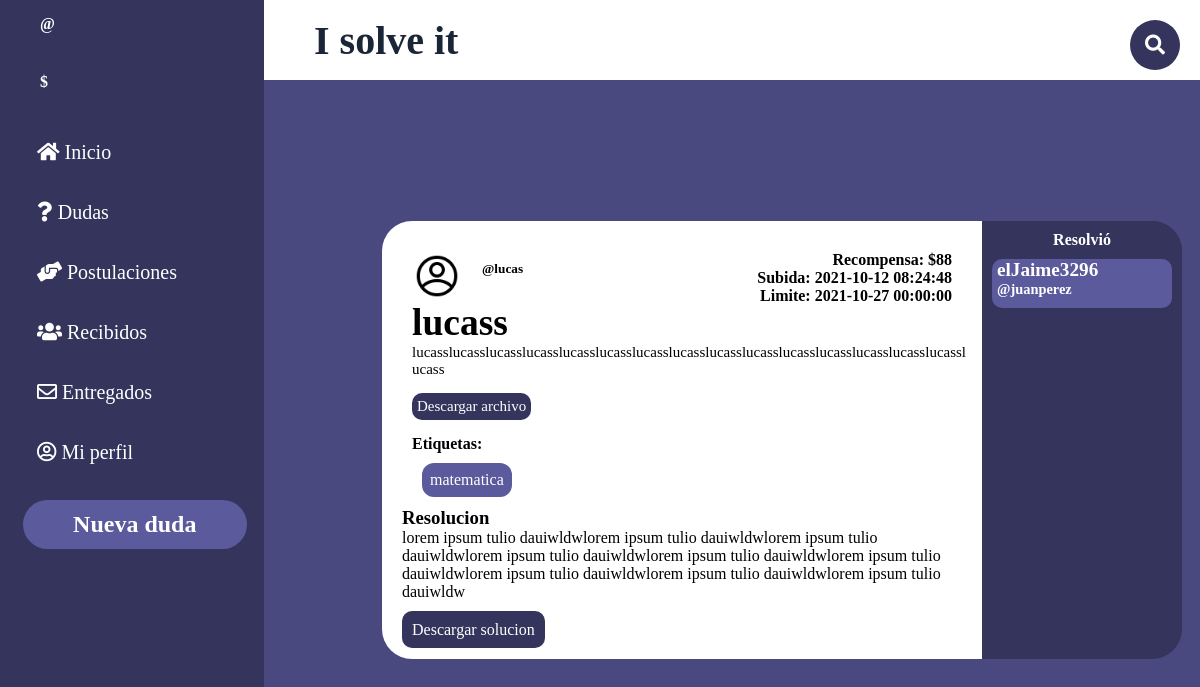
/PaginasBalsamiq/dentro-publicacion.php?id=8, run on the app's committed database.
### tables this page shows
CREATE TABLE `usuario` (
  `id_us` int(11) NOT NULL,
  `username` varchar(20) NOT NULL,
  `nombre` varchar(20) NOT NULL DEFAULT 'Nuevo usuario',
  `pass` varchar(200) NOT NULL,
  `mail` varchar(100) NOT NULL,
  `estrellas` int(2) DEFAULT NULL,
  `empleo` tinyint(1) NOT NULL,
  `descripcion` varchar(256) DEFAULT '"Hola. Soy un nuevo usuario de I Solve It. Espero que podamos ayudarnos mutuamente!',
  `tag` varchar(100) NOT NULL DEFAULT 'matematica,historia,literatura',
  `tokens` double NOT NULL,
  `imagen` int(11) NOT NULL DEFAULT 0
);

CREATE TABLE `consulta` (
  `id_consulta` int(11) NOT NULL,
  `id_us` int(11) NOT NULL,
  `titulo` varchar(20) NOT NULL,
  `descripcion` varchar(280) NOT NULL,
  `recompensa` float NOT NULL,
  `fecha_subida` datetime NOT NULL DEFAULT current_timestamp(),
  `fecha_limite` datetime NOT NULL,
  `archivo` varchar(50) NOT NULL
);

CREATE TABLE `tag` (
  `id` int(11) NOT NULL,
  `tag` varchar(30) NOT NULL
);

CREATE TABLE `entregado` (
  `id` int(11) NOT NULL,
  `id_cons` int(11) NOT NULL,
  `id_us` int(11) NOT NULL,
  `descripcion` varchar(255) DEFAULT NULL,
  `archivo` varchar(50) NOT NULL
);

### PaginasBalsamiq/dentro-publicacion.php (the view, shortened to what this page needs)
<!DOCTYPE html>
<html lang="es">
    <head>
        <link rel="stylesheet" href="NO_TOCAR.css">
        <link rel="stylesheet" href="style2.css">
        <link rel="stylesheet" href="dentro-publicacion.css">
        <link rel="stylesheet" href="https://use.fontawesome.com/releases/v5.6.3/css/all.css">
        </head>
<body class="grid_container">
    <?php
        include('../ImplementarPHP/config.php');
    ?>
    <header class="header">
    <h1 class="ISolveIt">I solve it</h1>
        <div class="buscador">
            <div class="btn">
                <i class="fas fa-search icon"></i>
            </div>
        </div>
    </header>
    <aside class="sidebar">
        <div class="sidebar_usuario">
            <h5 class="h5">@<?php echo $_SESSION['username']?></h5>
            <h5 class="h5">$<?php echo $_SESSION['tokens']?></h5>
        </div>
        <div class="sidebar_menu">
            <ul>
                <li class="botones_sidebar"><a class="a" href="inicio.php"><i class="fas fa-home"></i> Inicio</a></li>
                <li class="botones_sidebar"><a class="a" href="misdudas.php"><i class="fas fa-question"></i> Dudas</a></li>
                <li class="botones_sidebar"><a class="a" href="postulaciones.php"><i class="fas fa-hands-helping"></i> Postulaciones</a></li>
                <li class="botones_sidebar"><a class="a" href="recibidos.php"><i class="fas fa-users"></i> Recibidos</a></li>
                <li class="botones_sidebar"><a class="a" href="entregados.php"><i class="far fa-envelope"></i> Entregados</a></li>
                <li class="botones_sidebar"><a class="a" href="perfil.php"><i class="far fa-user-circle"></i> Mi perfil</a></li>
            </ul>
        </div>
        <a href="nuevaPublicacion.php"><h2 class="h2">Nueva duda</h2></a>
    </aside>
    <div class="main">
        <?php
            $i = 0;
            $conCon = $conn->prepare("SELECT * FROM consulta WHERE id_consulta = '".$_GET['id']."'");
            $conCon ->execute();
            $resCon = $conCon->fetch(PDO::FETCH_ASSOC);
            $conus = $conn->prepare("SELECT * FROM usuario WHERE id_us = '".$resCon['id_us']."'");
            $conus ->execute();
            $resus = $conus->fetch(PDO::FETCH_ASSOC);
            echo'
                <div class="generalCont">
                    <div class="publicacion">
                        <div class="data">
                            <div class="envolvedor">
                                <div class="envolvedor">
                                    <img class="foto" src="recursos/fotoPerfil/0.png" alt="">
                                    <div class="posteo_datosusuario">
                                        <h4>'.$resus['nombre'].'</h4>
                                        <h5>@'.$resus['username'].'</h5>
                                    </div>
                                </div>
                                <div class="posteo_recompensa_fecha">
                                    <h4>Recompensa: $'.$resCon['recompensa'].'</h4>
                                    <h4>Subida: '.$resCon['fecha_subida'].'</h4>
                                    <h4>Limite: '.$resCon['fecha_limite'].'</h4>
                                </div>
                            </div>
                        </div>
                        <div class="cuerpo">
                            <h2>'.$resCon['titulo'].'</h2>
                            <p class="desc">'.$resCon['descripcion'].'
                            <div class="archivo_consulta">
                                <a href="'.$resCon['archivo'].'" download>Descargar archivo</a>
                            </div>
                        </div>
                        <div class="envolvedor">
                            <div class="tags">
                                <h4>Etiquetas: </h4>
                                <ul class="tags_list">
            ';
            $conTagCons = $conn->prepare("SELECT tag_cons FROM tag_cons WHERE id_cons = '".$resCon['id_consulta']."'");
            $conTagCons ->execute();
            while($resultadoTagCons = $conTagCons->fetch(PDO::FETCH_ASSOC)){
                $conTag = $conn->prepare("SELECT tag FROM tag WHERE id = '".$resultadoTagCons['tag_cons']."'");
                $conTag ->execute();
                while($resTag = $conTag->fetch(PDO::FETCH_ASSOC)){
                                echo'<li class="tag">'.$resTag['tag'].'</li>';
                }
            }
            echo'
                                </ul>
                            </div>
            ';
$conEnt = $conn->prepare("SELECT * FROM entregado WHERE id_cons = '".$_GET['id']."'");
$conEnt ->execute();
if($resEnt = $conEnt->fetch(PDO::FETCH_ASSOC)){
    echo'
                        </div>
                            <div class="resolucion">
                                <h3 class="resolucionText">Resolucion</h3>
                                <p class="explicacion">
                                    '.$resEnt['descripcion'].'
                                </p>
                                <div class="archivo">
                                    <a href="'.$resEnt['archivo'].'" download>Descargar solucion</a>
                                </div>
                            </div>
                        </div>
                        <div class="postulantesDiv">
                            <div class="postulantesCuerpo">
                                <h4 class="postulados_dudas">Resolvió</h4>
                                <ul class="postuladosLista">
    ';
    $conEntUs = $conn->prepare("SELECT * FROM usuario WHERE id_us = '".$resEnt['id_us']."'");
    $conEntUs ->execute();
    while($resEntUs = $conEntUs->fetch(PDO::FETCH_ASSOC)){
        echo'
                                    <li class="postulanteLi">
                                        <div class="envolvedor">
                                            <div class="userdata">
                                                <h5 class="nombre_postulado">'.$resEntUs['nombre'].'</h5>
                                                <h6 class="usuario_postulado">@'.$resEntUs['username'].'</h6>
                                            </div>
                                        </div>
                                    </li>
        ';
    }
    echo'
                                </ul>
                            </div>
                        </div>
                    </div>
                </div>
    ';
}else if($resCon['id_us'] != $_SESSION['id_us']){
    $conConcAsig = $conn->prepare("SELECT id FROM asignado WHERE id_consulta = '".$_GET['id']."'");
    $conConcAsig ->execute();
    if($resConcAsig = $conConcAsig->fetch(PDO::FETCH_ASSOC)){
        echo'
            </div>
            <div class="entrega">
                <button class="btnEntrega" onclick="Alternar()">entregar</button>
                <div class="entregarCanvas" style="display:none" id="entregarCanvas">
                    <div class="entregarDiv">
                        <form class="formulario" action="../ImplementarPHP/entregar.php" method="POST" id="formEntregar" enctype="multipart/form-data">
                            <h2 class="entregar_trabajo">Entregar trabajo</h2>
                            <div class="contenedor">
                                <div class="envolvedor">
                                    <div class="input-contenedor">
                                        <label for="descripcion_entrega"></label>
                                        <input type="text" id="descripcion_entrega" name="descripcion" placeholder="Explica un poco la resolucion del problema" required>
                                    </div>
                                    <div class="trash">
                                        <div class="input-contenedor-2">
                                            <label class="archivo-entrega" for="archivo">Subir archivo</label>
                                            <input type="file" id="archivo" name="fileToUpload" id="fileToUpload" required style="display:none">
                                        </div>
                                        <input name="id_cons" type="hidden" value="'.$_GET['id'].'"></input>
                                        <div class="boton_canvas_definitivo">
                                            <input class="boton_canvas" name="entregar" type="submit" value="entregar" id="entregar" form="formEntregar"></input>
                                            <input class="boton_canvas" type="submit" value="cancelar" onclick="Alternar()"></input>
                                        </div>
                                    </div>
                                </div>
                            </div>
                        </form>
                    </div>
                </div>
            </div>
        ';
    }else{
        $conConc = $conn->prepare("SELECT id_concurso FROM concurso WHERE (id_us = '".$_SESSION['id_us']."' AND id_consulta = '".$_GET['id']."')");
        $conConc ->execute();
        if($resConc = $conConc->fetch(PDO::FETCH_ASSOC)){
        echo'
                        <div class="cancelar_postulante">
                            <form action="../ImplementarPHP/postular-cancelar.php" method="POST" id="cancelar'.$i.'">
                                <input type="hidden" name="id_cons" value="'.$_GET['id'].'">
                                <input type="hidden" name="dir" value="Location:../PaginasBalsamiq/dentro-publicacion.php?id='.$_GET['id'].'">
                                <input value="Cancelar postulacion" type="submit" class="postularBtn2" name="cancelar" form="cancelar'.$i.'" style="cursor:pointer">
                            </form>
                        </div>
                    </div>
                </div>
            ';
        }else{
            echo'
                        <div class="cancelar_postulante">
                            <form action="../ImplementarPHP/postular-cancelar.php" method="POST" id="postular'.$i.'">
                                <input type="hidden" name="id_cons" value="'.$_GET['id'].'">
                                <input type="hidden" name="dir" value="Location:../PaginasBalsamiq/dentro-publicacion.php?id='.$_GET['id'].'">
                                <input value="Postularme" type="submit" class="postularBtn2" name="postular" form="postular'.$i.'" style="cursor:pointer">
                            </form>
                        </div>
                    </div>
                </div>
            ';
        }
    }
}
        ?>
</body>
</html>

### PaginasBalsamiq/NO_TOCAR.css (style rules this page uses)
a { text-decoration: none; color: white }
.buscador { width: 220px; height: 30px; padding: 5px; display: flex; justify-content: right; }
.btn { position:absolute; margin-top: -10px; right:0; height: 50px; width: 50px; line-height: 50px; background-color: #34345c; text-align: center; color: white; font-size: 20px; border-radius: 50%; cursor: pointer; margin-right: 20px; }

### PaginasBalsamiq/style2.css (style rules this page uses)
* { margin: 0; padding: 0; box-sizing: border-box; font-family: "corbel"; }
html { height: 100%; }
body { min-height: 100%; }
.grid_container { display: grid; grid-template: "sidebar header" 10vh "sidebar main" 90vh/ 22% auto; }
.header { background-color: white; grid-area: header; display: grid; align-items: center; grid-template: "titu busc" / auto 25% }
.ISolveIt { grid-area: titu; text-align: left; margin-left: 50px; color:#1a2537; font-size: 2.5rem; }
.a { font-size: 20px; text-decoration: none; color:white; padding: 10px; background-color: none; border-radius:50px ; }
a { text-decoration: none; }
.sidebar { background-color: #34345c; grid-area: sidebar; text-align: center; color:rgb(26, 21, 21); border-right:1px solid #34345c; }
.h2 { background-color: #5a5a9c; color:white; border-radius: 30px; padding:11px; width: 85%; margin-left: 23px; margin-top: 10%; }
.h5 { color:white; text-align: left; margin:40px; font-size: 1rem; }
.main { background-color: #494980; grid-area: main; overflow-y: scroll; position: relative; }
.botones_sidebar { margin: 17px; padding: 10px; list-style: none; text-align: left; }
.posteo_datosusuario { padding: 10px; }

### PaginasBalsamiq/dentro-publicacion.css (style rules this page uses)
.generalCont { display: flex; background-color: aqua; height: fit-content; background-color: white; border-radius: 30px; text-align: left; width: 700px; margin: auto; position: absolute; top: 0; bottom: 0; left: 0; right: 0; }
.publicacion { width: auto; min-width: 80%; position: relative; margin: 20px; }
.postulantesDiv { width: 20%; background-color: #34345c; position: relative; border-top-right-radius:30px; border-bottom-right-radius: 30px; color:white; text-align: left; width: max-content; }
.postulados_dudas { text-align: center; padding-top: 10px; }
.postulantesCuerpo { background-color: #34345c; border-top-right-radius:30px; border-bottom-right-radius: 30px; width:200px; }
.postulanteLi { background-color: #5a5a9c; margin: 10px; padding-bottom: 10px; height: max-content; list-style: none; border-radius: 10px; }
.nombre_postulado { font-size: 1.2rem; margin-left: 5px; }
.usuario_postulado { font-size: 0.9rem; margin-left: 5px; }
.posteo_datosusuario { padding: 10px; }
.tag { background-color: #5a5a9c; color: white; border-radius: 12px; padding: 8px; margin: 10px; width: max-content; }
.tags_list { list-style: none; display: flex; }
.cuerpo { font-size: 25px; margin-left: 10px; width: 100%; }
.desc { font-size: 15px; width: 100%; word-wrap: break-word; }
.tags { margin-left: 10px; }
.posteo_datosusuario { margin:10px; }
.foto { width: 50px; margin-left:10px; margin-top:10px; height: 50px; }
.envolvedor { display:flex; position: relative; }
.posteo_recompensa_fecha { text-align: right; position: absolute; right: 0; margin-right: 10px; margin-top: 10px; }
.archivo > a { background-color: #34345c; padding: 10px; border-radius: 10px; cursor: pointer; }
.explicacion { margin-bottom: 20px; max-width: 100%; word-wrap: break-word; }
.archivo_consulta { background-color: #34345c; padding: 5px; border-radius: 10px; cursor: pointer; margin: 15px 0; font-size: 15px; width: fit-content; }

### data on the page
usuario: username "lucas"
consulta: recompensa "88", fecha_subida "2021-10-12 08:24:48", fecha_limite "2021-10-27 00:00:00", titulo "lucass", descripcion "lucasslucasslucasslucasslucasslucasslucasslucasslucasslucasslucasslucasslucasslucasslucasslucass"
tag: tag "matematica"
entregado: descripcion "lorem ipsum tulio dauiwldwlorem ipsum tulio dauiwldwlorem ipsum tulio dauiwldwlorem ipsum tulio dauiwldwlorem ipsum tulio dauiwldwlorem ipsum tulio dauiwldwlorem ipsum tulio dauiwldwlorem ipsum tulio dauiwldwlorem ipsum tulio dauiwldw"
usuario: nombre "elJaime3296", username "juanperez"
